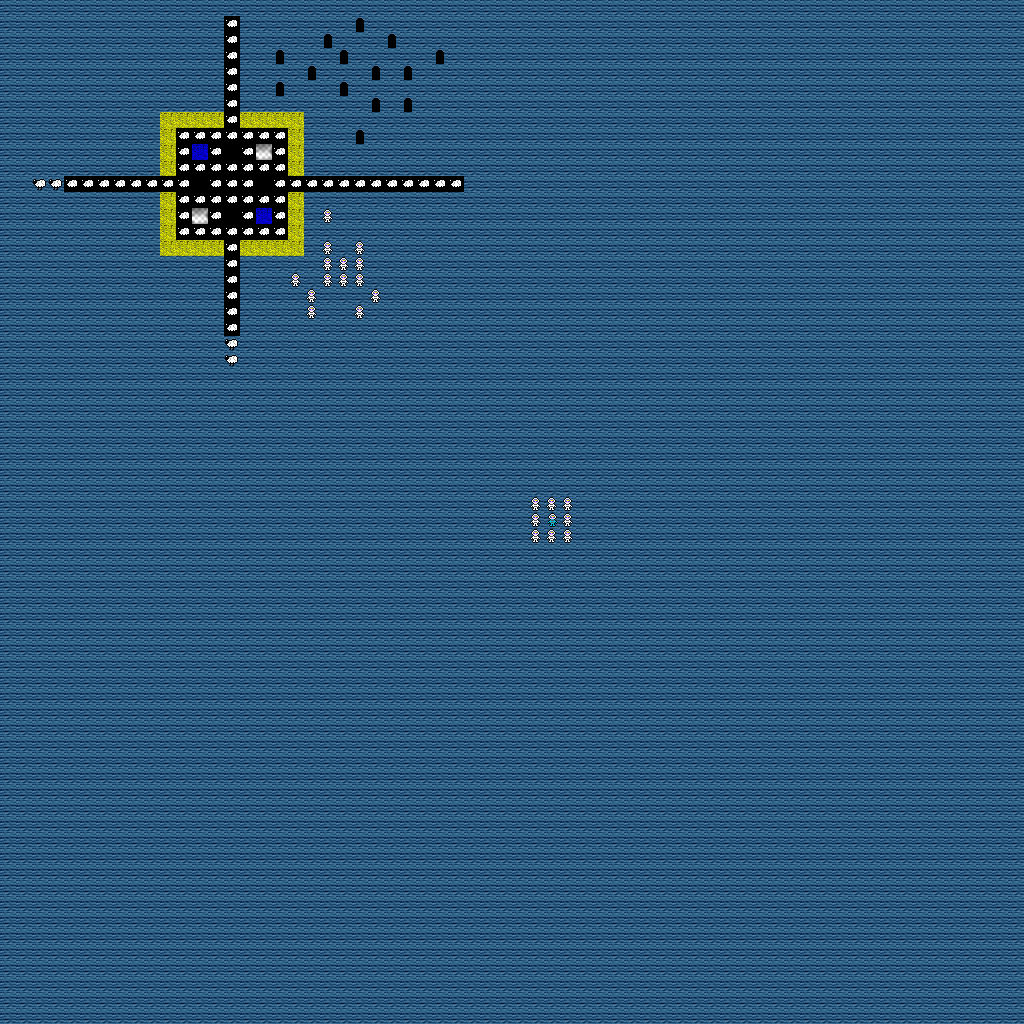

This is a level from a 2D game, rendered from its Tiled map with the project's own tilesets. A one-line summary and the map file follow, with tile-layer data summarised:
An orthogonal 64x64 tile map with 16x16 px tiles, 2 tile layers (terrain, objects), 4 hidden layers not drawn.

<map version="1.0" orientation="orthogonal" width="64" height="64" tilewidth="16" tileheight="16">
 <tileset firstgid="1" name="ld27" tilewidth="16" tileheight="16">
  <image source="tileset.png" width="1024" height="1024" />
  <tile id="0">
   <properties>
    <property name="entity" value="Grass" />
   </properties>
  </tile>
  <tile id="1">
   <properties>
    <property name="entity" value="Zombie" />
   </properties>
  </tile>
  <tile id="2">
   <properties>
    <property name="entity" value="Water" />
   </properties>
  </tile>
  <tile id="3">
   <properties>
    <property name="entity" value="Mountain" />
   </properties>
  </tile>
  <tile id="4">
   <properties>
    <property name="entity" value="Grass2" />
   </properties>
  </tile>
  <tile id="5">
   <properties>
    <property name="entity" value="Grass4" />
   </properties>
  </tile>
  <tile id="64">
   <properties>
    <property name="entity" value="Worker" />
   </properties>
  </tile>
  <tile id="65">
   <properties>
    <property name="entity" value="Rock" />
   </properties>
  </tile>
  <tile id="66">
   <properties>
    <property name="entity" value="Warrior" />
   </properties>
  </tile>
  <tile id="67">
   <properties>
    <property name="entity" value="Dirt" />
   </properties>
  </tile>
  <tile id="68">
   <properties>
    <property name="entity" value="Grass3" />
   </properties>
  </tile>
  <tile id="69">
   <properties>
    <property name="entity" value="Dirt2" />
   </properties>
  </tile>
  <tile id="70">
   <properties>
    <property name="entity" value="Dirt3" />
   </properties>
  </tile>
  <tile id="71">
   <properties>
    <property name="entity" value="Oil" />
   </properties>
  </tile>
  <tile id="128">
   <properties>
    <property name="entity" value="Tree" />
   </properties>
  </tile>
  <tile id="129">
   <properties>
    <property name="entity" value="Crop1" />
   </properties>
  </tile>
  <tile id="130">
   <properties>
    <property name="entity" value="Priest" />
   </properties>
  </tile>
  <tile id="131">
   <properties>
    <property name="entity" value="Grave" />
   </properties>
  </tile>
  <tile id="132">
   <properties>
    <property name="entity" value="Water2" />
   </properties>
  </tile>
  <tile id="133">
   <properties>
    <property name="entity" value="Water3" />
   </properties>
  </tile>
  <tile id="134">
   <properties>
    <property name="entity" value="Dirt4" />
   </properties>
  </tile>
  <tile id="192">
   <properties>
    <property name="entity" value="House" />
   </properties>
  </tile>
  <tile id="193">
   <properties>
    <property name="entity" value="Crop2" />
   </properties>
  </tile>
  <tile id="194">
   <properties>
    <property name="entity" value="Wall" />
   </properties>
  </tile>
  <tile id="195">
   <properties>
    <property name="entity" value="UFO" />
   </properties>
  </tile>
  <tile id="196">
   <properties>
    <property name="entity" value="Water4" />
   </properties>
  </tile>
  <tile id="197">
   <properties>
    <property name="entity" value="OilOre" />
   </properties>
  </tile>
  <tile id="198">
   <properties>
    <property name="entity" value="Grass" />
   </properties>
  </tile>
  <tile id="199">
   <properties>
    <property name="entity" value="Grass5" />
   </properties>
  </tile>
  <tile id="256">
   <properties>
    <property name="entity" value="Fire" />
   </properties>
  </tile>
  <tile id="257">
   <properties>
    <property name="entity" value="Crop3" />
   </properties>
  </tile>
  <tile id="260">
   <properties>
    <property name="entity" value="Sand" />
   </properties>
  </tile>
  <tile id="261">
   <properties>
    <property name="entity" value="Sand2" />
   </properties>
  </tile>
  <tile id="262">
   <properties>
    <property name="entity" value="MetalOre" />
   </properties>
  </tile>
  <tile id="324">
   <properties>
    <property name="entity" value="Sand3" />
   </properties>
  </tile>
  <tile id="325">
   <properties>
    <property name="entity" value="Sand4" />
   </properties>
  </tile>
 </tileset>
 <layer name="tiled-background-only" width="64" height="64" visible="0">
  <data>[4096 cells, 3072 non-empty, 1 distinct tile ids]</data>
 </layer>
 <layer name="tiled-sprite-test-only" width="64" height="64" visible="0">
  <data>[4096 cells, 0 non-empty, 0 distinct tile ids]</data>
 </layer>
 <layer name="tiles" width="64" height="64" visible="0">
  <data>[4096 cells, 0 non-empty, 0 distinct tile ids]</data>
 </layer>
 <layer name="terrain" width="64" height="64">
  <data>[4096 cells, 4096 non-empty, 2 distinct tile ids]</data>
 </layer>
 <layer name="objects" width="64" height="64">
  <data>[4096 cells, 114 non-empty, 10 distinct tile ids]</data>
 </layer>
 <layer name="tileset-no-populate" width="64" height="64" visible="0">
  <data>[4096 cells, 48 non-empty, 48 distinct tile ids]</data>
 </layer>
</map>
